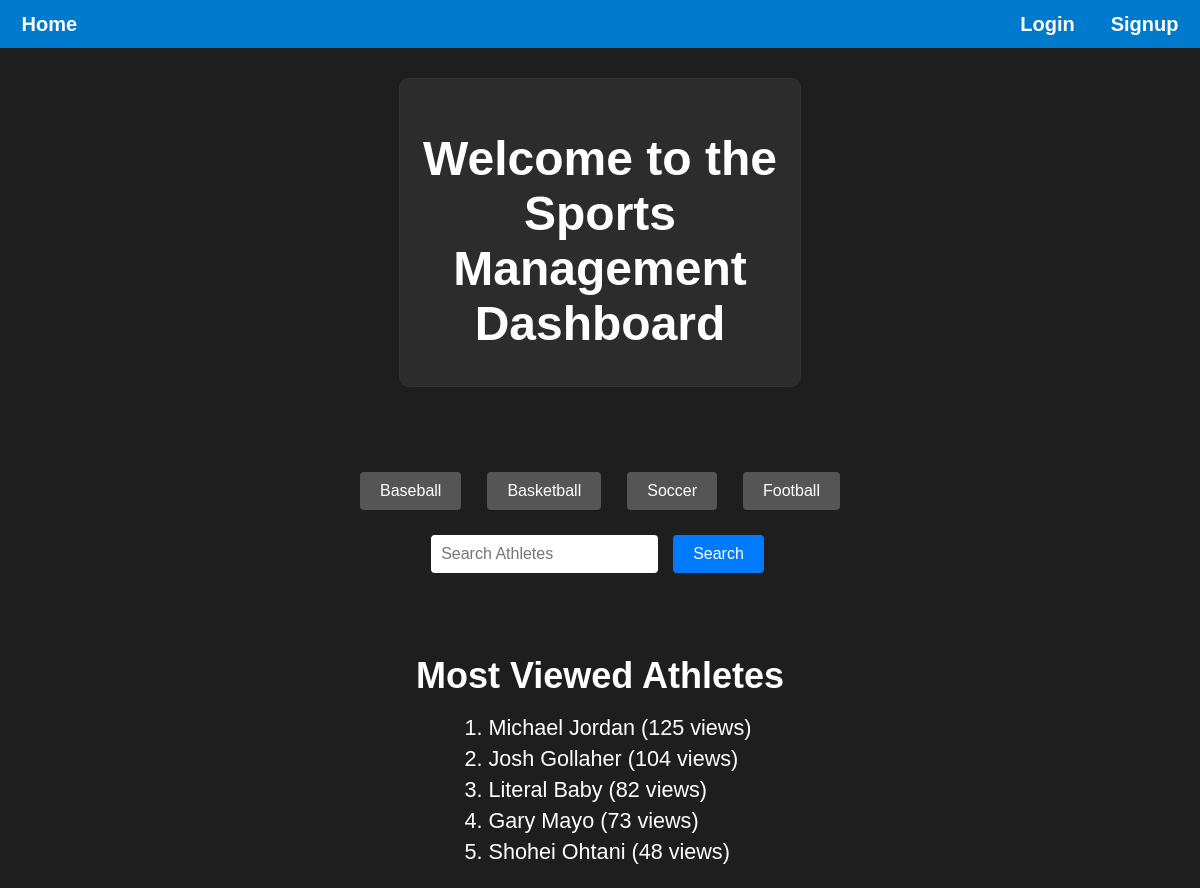
The app's page /, older data.
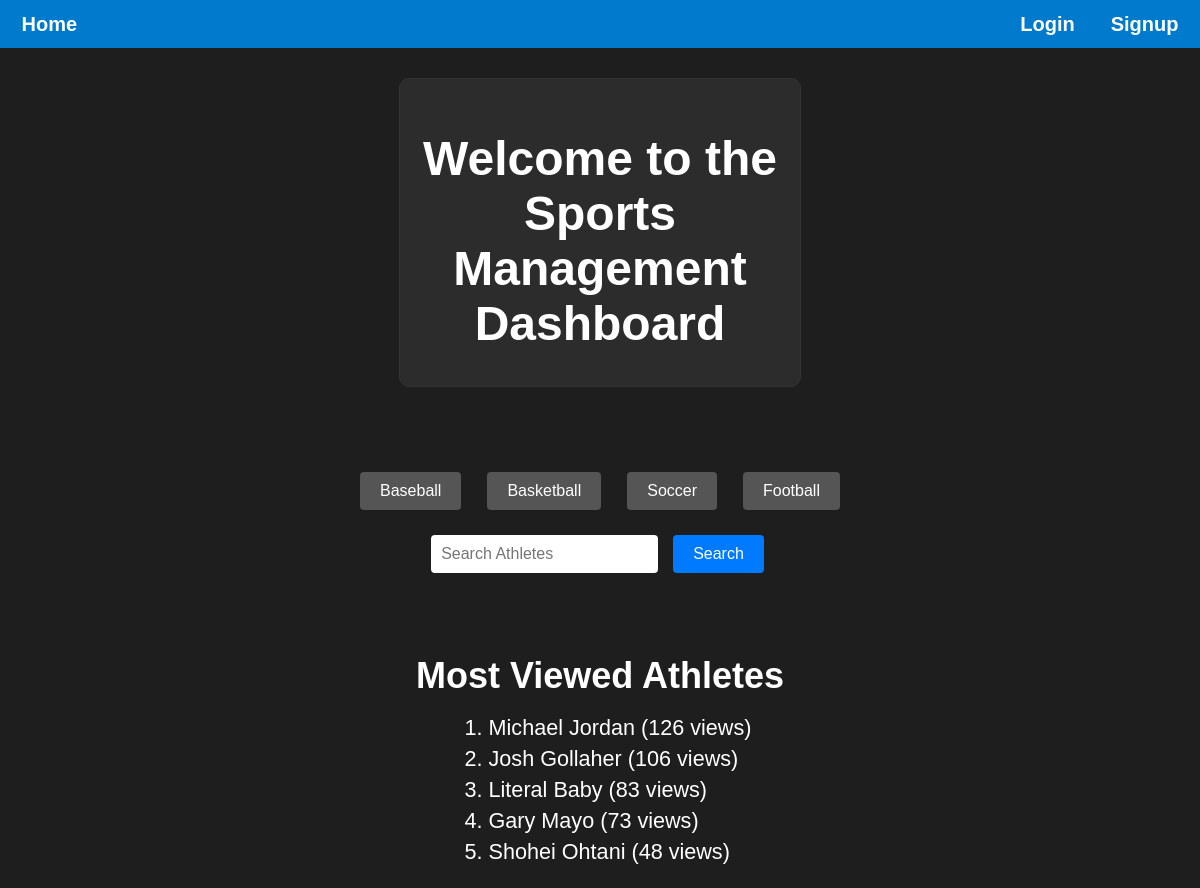
The same page, newer data.
### main/models.py (models this page shows, shortened)
class Athlete(models.Model):
    SPORT_CHOICES = [
        ('baseball', 'baseball'),
        ('basketball', 'basketball'),
        ('soccer', 'soccer'),
        ('football', 'football'),
    ]
    id = models.AutoField(primary_key=True)
    firstName = models.CharField(max_length=20, default='N/A')
    lastName = models.CharField(max_length=20, default='N/A')
    height = models.CharField(max_length=5, default='N/A',blank=True, null=True)
    weight = models.IntegerField(blank=True, null=True)
    birthDate = models.DateField(blank=True, null=True)
    age = models.IntegerField(blank=True, null=True)
    wins = models.IntegerField(default=0)
    losses = models.IntegerField(default=0)
    joinYear = models.IntegerField(blank=True, null=True)
    sport = models.CharField(max_length=20, choices=SPORT_CHOICES, default='Baseball')
    teamName = models.CharField(max_length=20, default='N/A')
    position = models.CharField(max_length=20, default='N/A', blank=True, null=True)
    numViews = models.IntegerField(default=0, blank=True, null=True)

### main/views.py (the view, shortened to what this page needs)
# urls.py: path("", views.landing_page, name="landing_page"),
def landing_page(request):
    logged_in = request.session.get('logged_in', False)
    curr_user_name = request.session.get('curr_user_name', "")
    viewed_athletes = Athlete.objects.order_by("-numViews")[:5]
    search_form = AthleteSearchForm(request.GET or None)
    search_results = []
    context = {
        "logged_in": logged_in,
        "curr_user_name": curr_user_name,
        "viewed_athletes": viewed_athletes,
        "search_form": search_form,
        "search_results": search_results
    }
    return render(request, "main/landing_page.html", context)

### main/forms.py
class AthleteSearchForm(forms.Form):
    search_query = forms.CharField(
        label="Search Athletes",
        max_length=100,
        required=False,
        widget=forms.TextInput(attrs={'style': 'width: 200px;'})
    )

### main/templates/main/landing_page.html (shortened to what this page needs)
{% load static %}
<!DOCTYPE html>
<html lang="en">
<head>
    <link rel="stylesheet" href="{% static 'styles.css' %}" />
</head>
<body>
    <div class="header">
        <p><a href="{% url 'landing_page' %}">Home</a></p>
        <div class="header-container">
            {% if not logged_in %}
            <p><a href="{% url 'login_page' %}">Login</a></p>
            <p><a href="{% url 'signup_page' %}">Signup</a></p>
            {% else %}
            <p><a href="{% url 'logout' %}">Logout</a></p>
            <p><a href="{% url 'user_page' curr_user_name %}">Profile</a></p>
            {% endif %}
        </div>
    </div>
    <div class="container">
        <h1>Welcome to the Sports Management Dashboard</h1>
    </div>
    <div class="sports-buttons">
        <form action="{% url 'sports_page' sport='baseball' %}" method="get" style="display:inline;">
            <button type="submit" class="btn-secondary">Baseball</button>
        </form>
        <form action="{% url 'sports_page' sport='basketball' %}" method="get" style="display:inline;">
            <button type="submit" class="btn-secondary">Basketball</button>
        </form>
        <form action="{% url 'sports_page' sport='soccer' %}" method="get" style="display:inline;">
            <button type="submit" class="btn-secondary">Soccer</button>
        </form>
        <form action="{% url 'sports_page' sport='football' %}" method="get" style="display:inline;">
            <button type="submit" class="btn-secondary">Football</button>
        </form>
    </div>
    <div class="search-container">
        <form method="get" action="{% url 'search_page' %}" class="search-form">
            <input type="text" name="search_query" placeholder="Search Athletes" value="{{ search_form.search_query.value|default:'' }}" />
            <button type="submit">Search</button>
        </form>
    </div>
    <h2 class="viewed-athletes-title">Most Viewed Athletes</h2>
    <ol>
        {% for athlete in viewed_athletes %}
            <li><a href="{% url 'athlete_page' sport=athlete.sport athlete_id=athlete.id%}">{{ athlete.firstName }} {{ athlete.lastName }} ({{ athlete.numViews }} views)</li>
        {% endfor %}
    </ol>
</body>
</html>

Row changes from the older to the newer data that the page shows:
changed Athlete "Michael": numViews "125" → "126"
changed Athlete "Josh": numViews "104" → "106"
changed Athlete "Literal": numViews "82" → "83"
